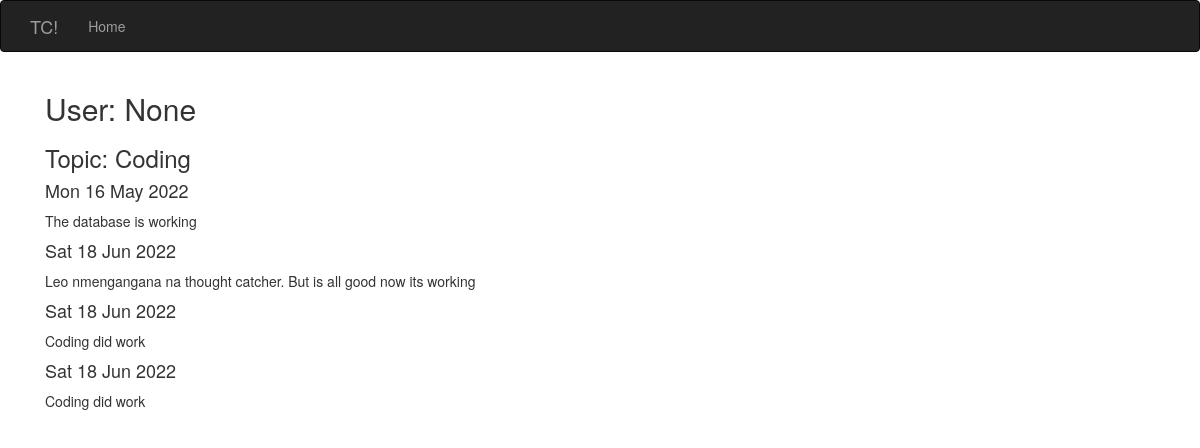
Screenshot of /show_thoughts/1&Coding with the database file from the repository.
### model.py (models this page shows, shortened)
class Thought(db.Model):
    __tablename__ = 'thoughts'
    id = db.Column(db.Integer, primary_key=True)
    content = db.Column(db.String(200), nullable=False)
    date_created = db.Column(db.DateTime, default=datetime.utcnow)
    topic_id = db.Column(db.Integer, db.ForeignKey('topics.id'))

### app.py (the view)
@app.route('/show_thoughts/<int:id>&<string:topic_name>')
def show_topic(id,topic_name):
    thoughts = Thought.query.filter_by(topic_id=id).all()
    return render_template('thought.html', thoughts=thoughts, topic_name=topic_name,name=session.get('name'))

### templates/thought.html
{% extends 'base.html'%}
{% block page_content%}
    <div class="container">
        <h2>User: {{name}}</h2>
        <h3>Topic: {{topic_name}}</h3>
        {% for thought in thoughts%}
        <div class="thought_item">
            <h4>{{thought.date_created.strftime("%a %d %b %Y")}}</h4>
            <p>
                {{thought.content}}
            </p>
        </div>
        {% endfor %}
    </div>
{% endblock %}

### templates/base.html (shortened to what this page needs)
{% extends 'bootstrap/base.html' %}
{% block head %}
{{super()}}
{% endblock %}
    {% block navbar %}
    <div class="navbar navbar-inverse" role="navigation">
        <div class="container">
            <div class="navbar-header">
                <a class="navbar-brand" href="/">TC!</a>
            </div>
            <div class="navbar-collapse collapse">
                <ul class="nav navbar-nav">
                    <li><a href="/">Home</a></li>
                </ul>
            </div>
        </div>
    </div>
    {% endblock %}
    {% block content %}
    <div class="container">
        {% block page_content %}{% endblock %}
    </div>
    {% endblock %}

### rows the page displays
Thought: date_created "Mon 16 May 2022", content "The database is working"
Thought: date_created "Sat 18 Jun 2022", content "Leo nmengangana na thought catcher. But is all good now its working"
Thought: date_created "Sat 18 Jun 2022", content "Coding did work"
Thought: date_created "Sat 18 Jun 2022", content "Coding did work"

### other values shown
{{ name }} "None"
{{ topic_name }} "Coding"
